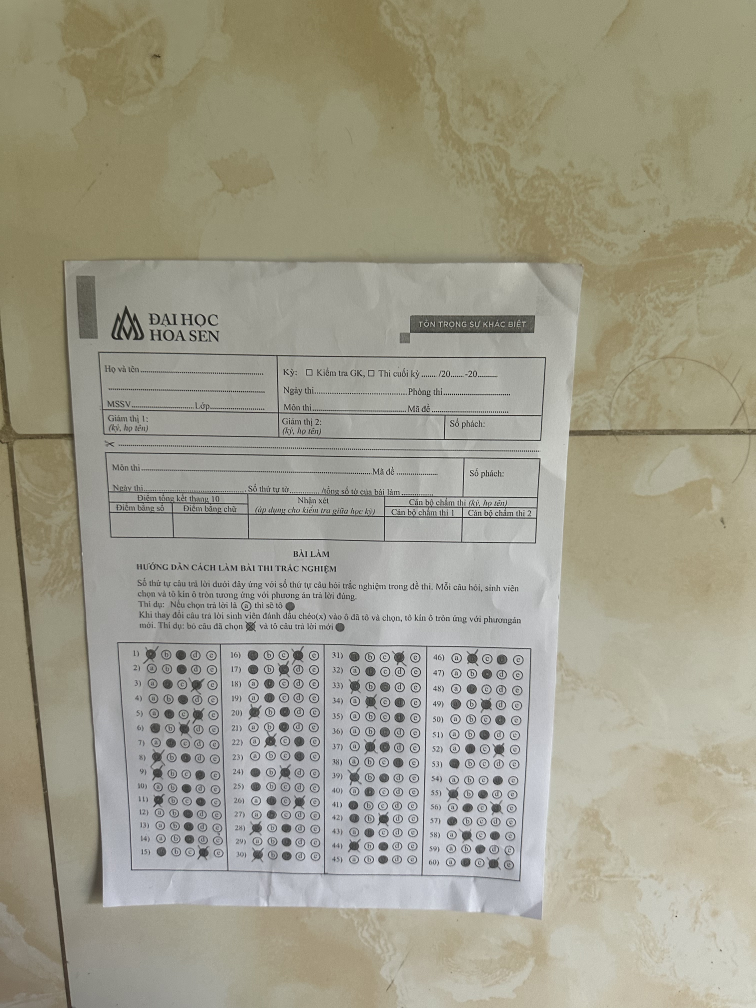
#> input picture dataset01/1004.jpg, 3024 x 4032 px (shown at 1/4 size)
$ python -i processor.py   (imports and definitions only)
#> lines starting #> are read from the running program, lines starting #| are printed output that depends on the picture; after the words box and inside, x2 and y2 are one past the last pixel; in counts of white or black regions, pixels touching at a corner belong together
import cv2
import numpy as np

def order_points(pts):
    rect = np.zeros((4, 2), dtype="float32")
    s = pts.sum(axis=1)
    rect[0] = pts[np.argmin(s)]      # Top-left
    rect[2] = pts[np.argmax(s)]      # Bottom-right

    diff = np.diff(pts, axis=1)
    rect[1] = pts[np.argmin(diff)]   # Top-right
    rect[3] = pts[np.argmax(diff)]   # Bottom-left
    return rect

def scan_and_flatten_paper(image_path, target_w=1200, target_h=1600):
#> called with image_path = '../dataset01/1004.jpg', target_w = 1200, target_h = 1600
    image = cv2.imread(image_path)
#> image is the input picture: shape (4032, 3024, 3); mean B, G, R 140.3, 156.7, 159.7
    if image is None:
        raise ValueError(f"Không thể mở ảnh: {image_path}")

    h_img, w_img = image.shape[:2]
#> h_img = 4032; w_img = 3024
    total_area = h_img * w_img
#> total_area = 12192768

    gray = cv2.cvtColor(image, cv2.COLOR_BGR2GRAY)
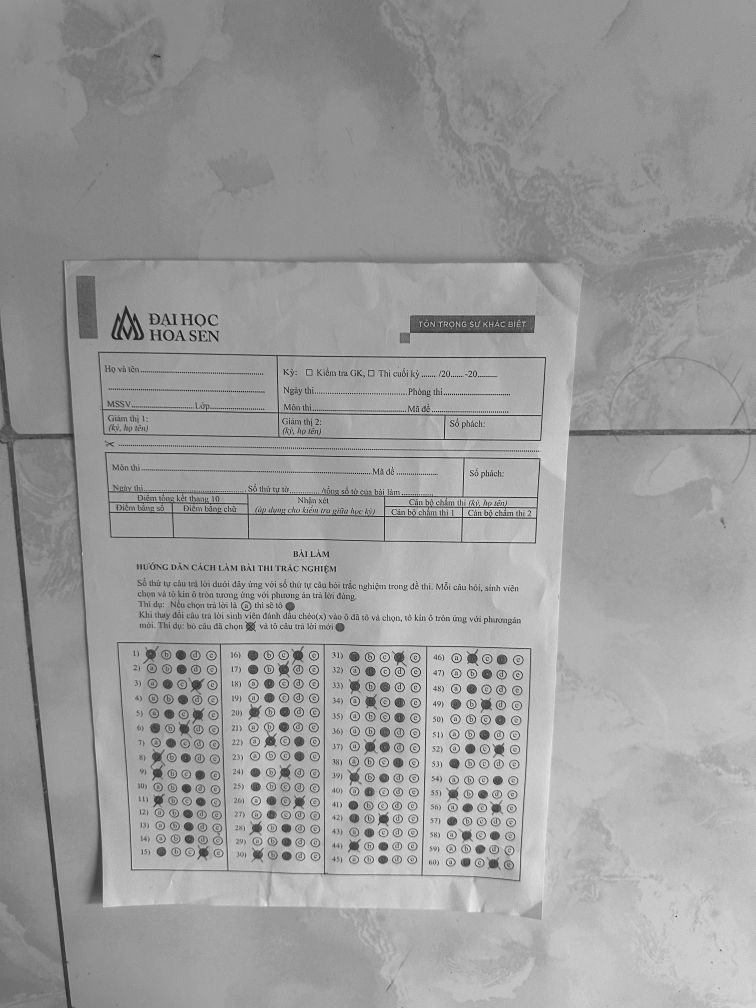
#> gray: shape (4032, 3024) (shown at 1/4 size); min 0, max 255, mean 155.8
    blur = cv2.GaussianBlur(gray, (5, 5), 0)
    thresh = cv2.adaptiveThreshold(blur, 255, cv2.ADAPTIVE_THRESH_GAUSSIAN_C, cv2.THRESH_BINARY_INV, 11, 2)
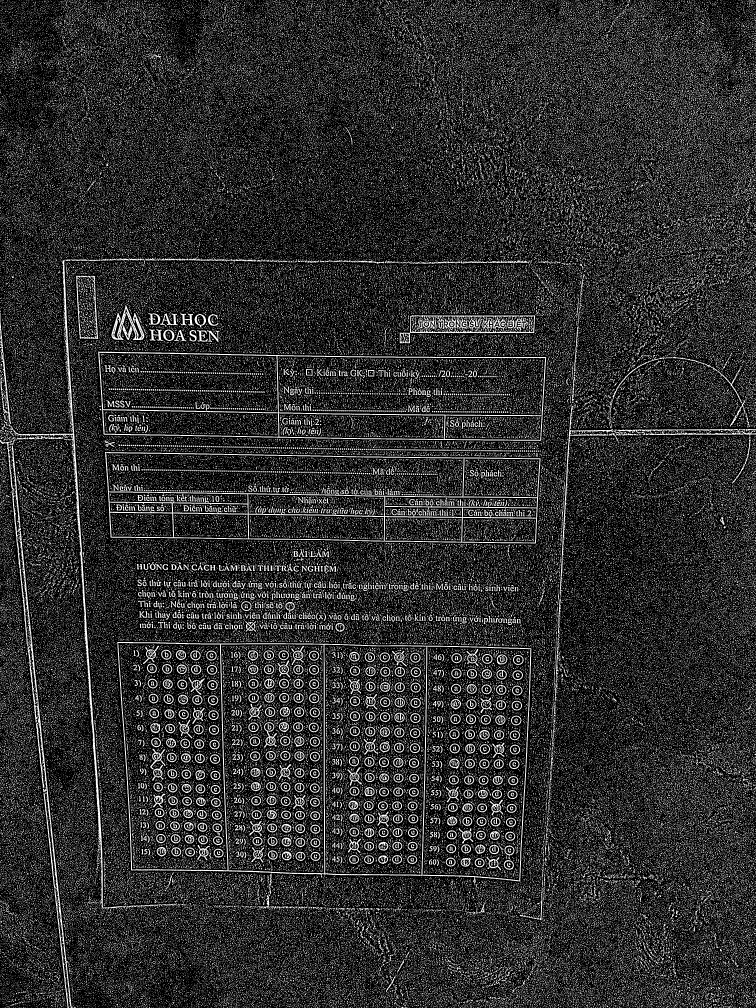
#> thresh: shape (4032, 3024) (shown at 1/4 size); 17.8% white in thin lines or dots

    # Phép biến đổi Morphological đóng liền viền mép giấy
    kernel = cv2.getStructuringElement(cv2.MORPH_RECT, (7, 7))
    closed = cv2.morphologyEx(thresh, cv2.MORPH_CLOSE, kernel)
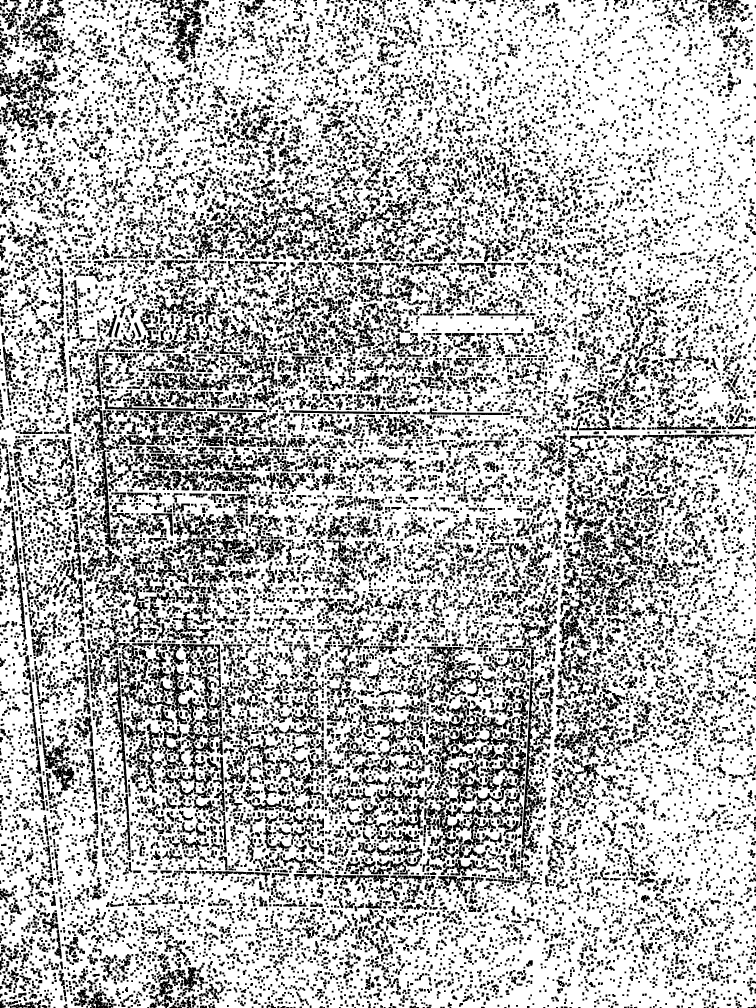
#> closed: shape (4032, 3024) (shown at 1/4 size); 71.1% white; 23689 black regions

    contours, _ = cv2.findContours(closed, cv2.RETR_EXTERNAL, cv2.CHAIN_APPROX_SIMPLE)
#> contours = 70 contours, 65 with area under 20; largest, box (x1, y1, x2, y2) and area: (0, 0, 3024, 4032) 12131960, (688, 0, 719, 28) 321, (2908, 7, 2925, 25) 102, (94, 4014, 121, 4032) 77, (7, 808, 12, 817) 20
    contours = sorted(contours, key=cv2.contourArea, reverse=True)

    paper_pts = None
    for c in contours:
        area = cv2.contourArea(c)

        # ĐIỀU KIỆN LỌC QUAN TRỌNG: Khung bắt được phải chiếm ít nhất 30% diện tích ảnh
        if area < (total_area * 0.30):
            continue

        peri = cv2.arcLength(c, True)
        approx = cv2.approxPolyDP(c, 0.02 * peri, True)

        if len(approx) == 4:
            paper_pts = approx.reshape(4, 2)
            break
#> this loop made 1 pass
#> (area, peri, paper_pts) on pass 1: (12131959.5, 23880, [[0, 0], [10, 4031], [3023, 4027], [3023, 0]])

    # Dự phòng: Nếu nền quá nhiễu không tìm thấy viền giấy > 30%, lấy toàn bộ khung ảnh gốc
    if paper_pts is None:
        paper_pts = np.array([[0, 0], [w_img, 0], [w_img, h_img], [0, h_img]], dtype="float32")

    rect = order_points(paper_pts)
#> in order_points, `s = pts.sum(axis=1)`: s = [0, 4041, 7050, 3023]
#> in order_points, `diff = np.diff(pts, axis=1)`: diff = [0, 4021, 1004, -3023]
#> rect = [[0, 0], [3023, 0], [3023, 4027], [10, 4031]]
    dst = np.array([
        [0, 0],
        [target_w - 1, 0],
        [target_w - 1, target_h - 1],
        [0, target_h - 1]
    ], dtype="float32")

    M = cv2.getPerspectiveTransform(rect, dst)
#> M = [[0.396, -0.000983, 0], [0, 0.395, 0], [-3.29e-07, -8.2e-07, 1]]
    scanned_paper = cv2.warpPerspective(image, M, (target_w, target_h))
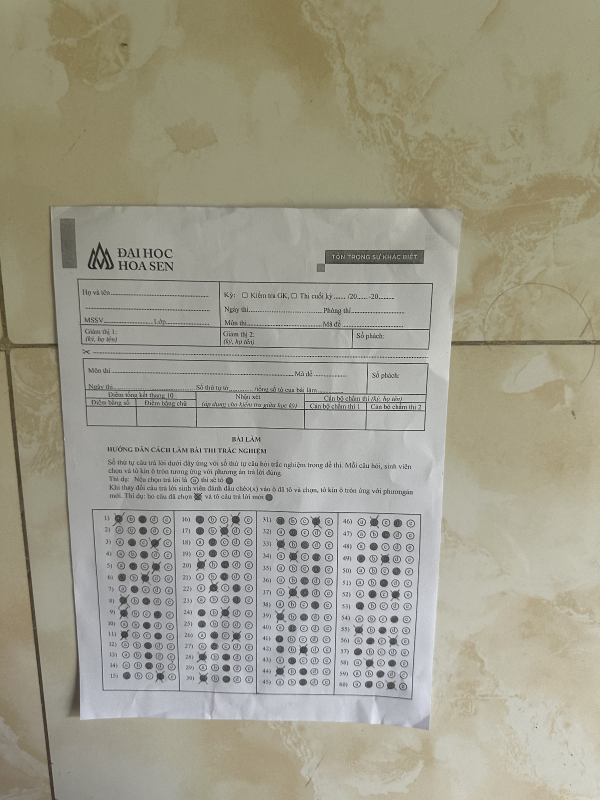
#> scanned_paper: shape (1600, 1200, 3) (shown at 1/2 size); mean B, G, R 140.4, 156.8, 159.8
    return scanned_paper

def extract_answer_region(scanned_img):
    h, w = scanned_img.shape[:2]

    roi_x1 = int(w * 0.07)
    roi_y1 = int(h * 0.50)
    roi_x2 = int(w * 0.93)
    roi_y2 = int(h * 0.96)

    answer_roi = scanned_img[roi_y1:roi_y2, roi_x1:roi_x2]
    return answer_roi

>>> result = scan_and_flatten_paper('../dataset01/1004.jpg')

$ run again, on dataset01/1083.jpg
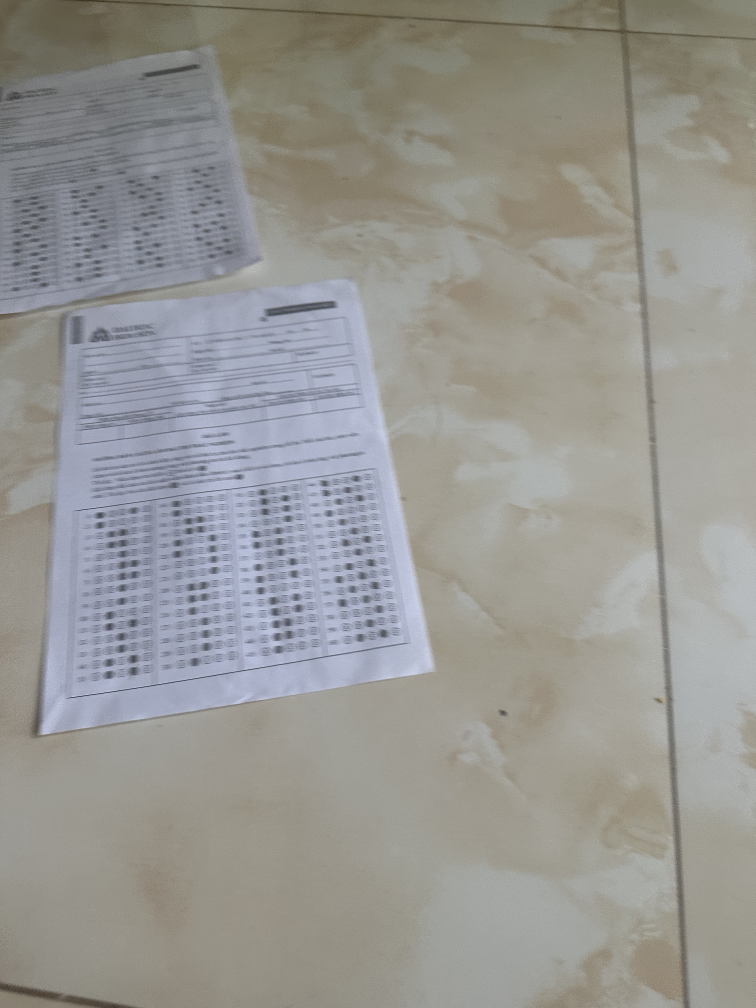
#> input picture dataset01/1083.jpg, 3024 x 4032 px (shown at 1/4 size)
#> in scan_and_flatten_paper, image is the input picture: shape (4032, 3024, 3); mean B, G, R 146.6, 150.5, 151.2
#> in scan_and_flatten_paper, `thresh = cv2.adaptiveThreshold(blur, 255, cv2.ADAPTIVE_THRESH_GAUSSIAN..`:
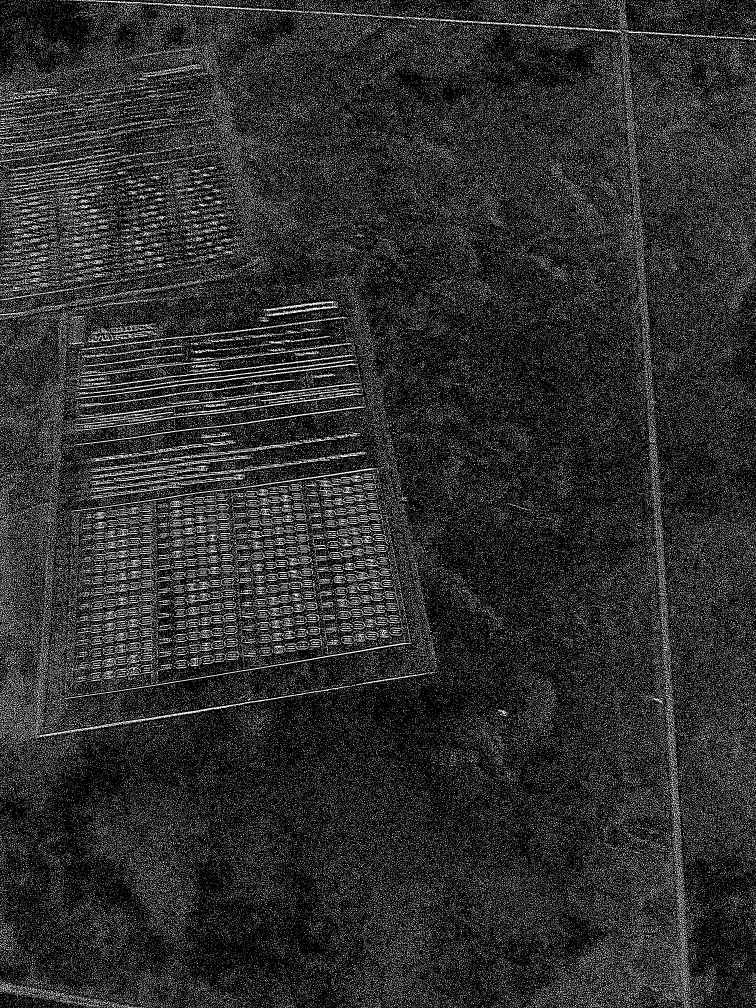
#> thresh: shape (4032, 3024) (shown at 1/4 size); 18% white in thin lines or dots
#> in scan_and_flatten_paper, `closed = cv2.morphologyEx(thresh, cv2.MORPH_CLOSE, kernel)`:
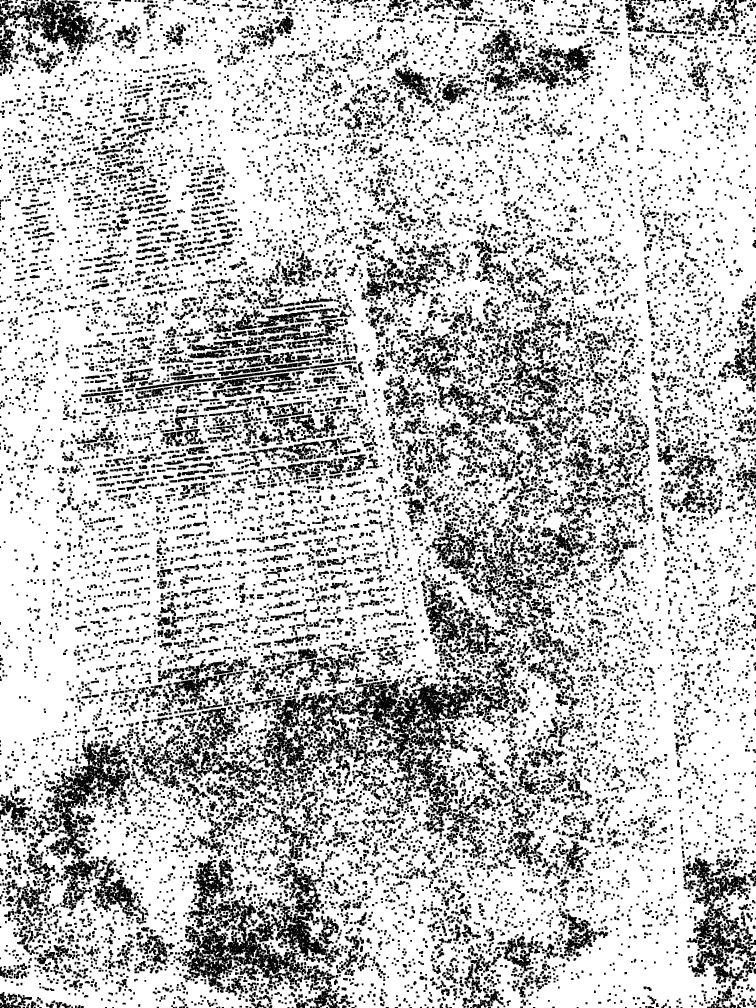
#> closed: shape (4032, 3024) (shown at 1/4 size); 75.2% white; 18318 black regions
#> contours = 191 contours, 171 with area under 20; largest, box (x1, y1, x2, y2) and area: (0, 0, 3024, 4032) 12093028, (169, 0, 252, 47) 720, (209, 67, 250, 149) 584, (3007, 1351, 3024, 1392) 264, (296, 120, 319, 148) 152
#> the loop in scan_and_flatten_paper, `for c in contours:` made 1 pass
#> (area, peri, paper_pts) on pass 1: (12093027.5, 28274.6, [[0, 0], [4, 4021], [3023, 4031], [3023, 0]])
#> s = [0, 4025, 7054, 3023]
#> diff = [0, 4017, 1008, -3023]
#> rect = [[0, 0], [3023, 0], [3023, 4031], [4, 4021]]
#> M = [[0.398, -0.000396, 0], [0, 0.397, 0], [8.24e-07, -3.3e-07, 1]]

$ run again, on dataset01/11.jpg
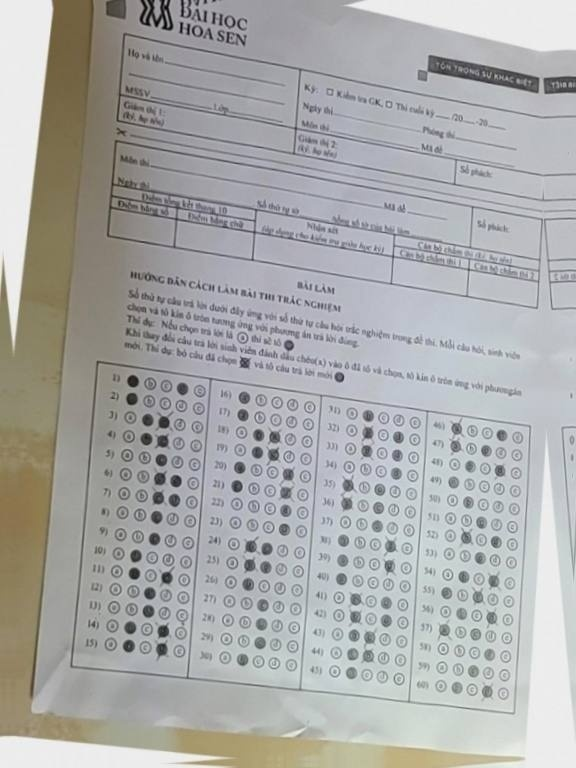
#> input picture dataset01/11.jpg, 576 x 768 px
#> in scan_and_flatten_paper, image is the input picture: shape (768, 576, 3); mean B, G, R 170.2, 171, 170.5
#> in scan_and_flatten_paper, `thresh = cv2.adaptiveThreshold(blur, 255, cv2.ADAPTIVE_THRESH_GAUSSIAN..`:
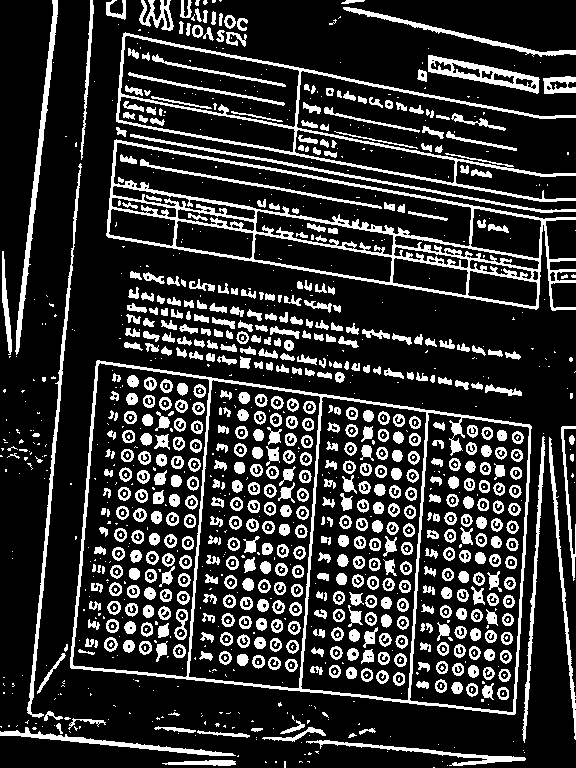
#> thresh: shape (768, 576); 19.8% white; 1211 white regions (611 under 20 px), largest, box (x1, y1, x2, y2) and area: (106, 139, 576, 311) 9256, (70, 360, 532, 715) 7268, (116, 32, 576, 202) 4766
#> in scan_and_flatten_paper, `closed = cv2.morphologyEx(thresh, cv2.MORPH_CLOSE, kernel)`:
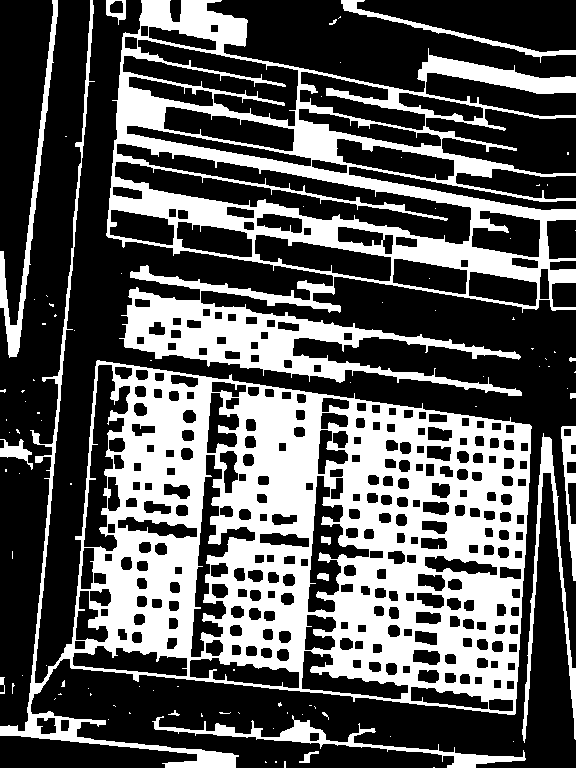
#> closed: shape (768, 576); 35% white; 95 white regions (77 under 20 px)
#> contours = 86 contours, 74 with area under 20; largest, box (x1, y1, x2, y2) and area: (0, 0, 532, 768) 136986, (106, 0, 576, 396) 100456, (152, 715, 526, 768) 2279, (0, 0, 58, 358) 2082, (522, 433, 576, 743) 1804
#> the loop in scan_and_flatten_paper, `for c in contours:` made 86 passes
#> area on passes 2 to 9: 100456.5, 2279, 2081.5, 1804, 968, 859, 336.5, 321
